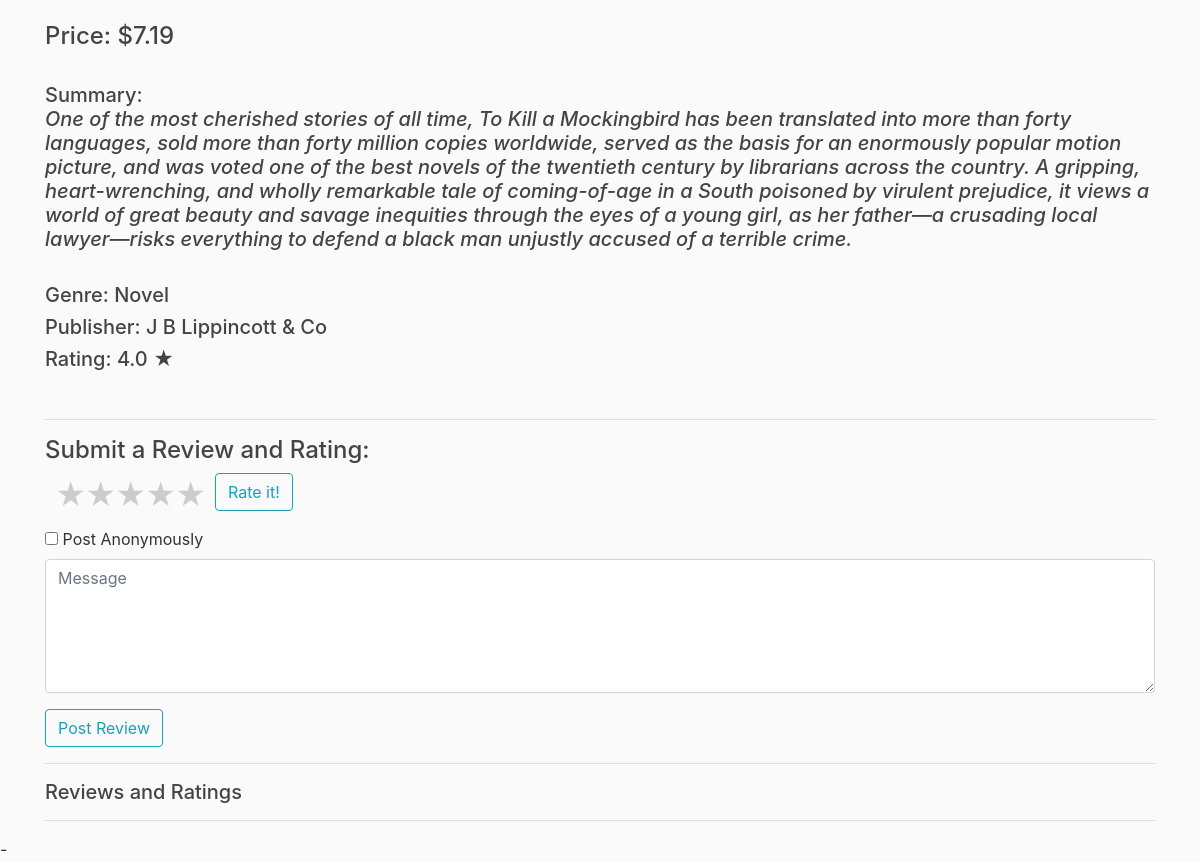
The app's page /book/4 (signed in, lower part), older data.
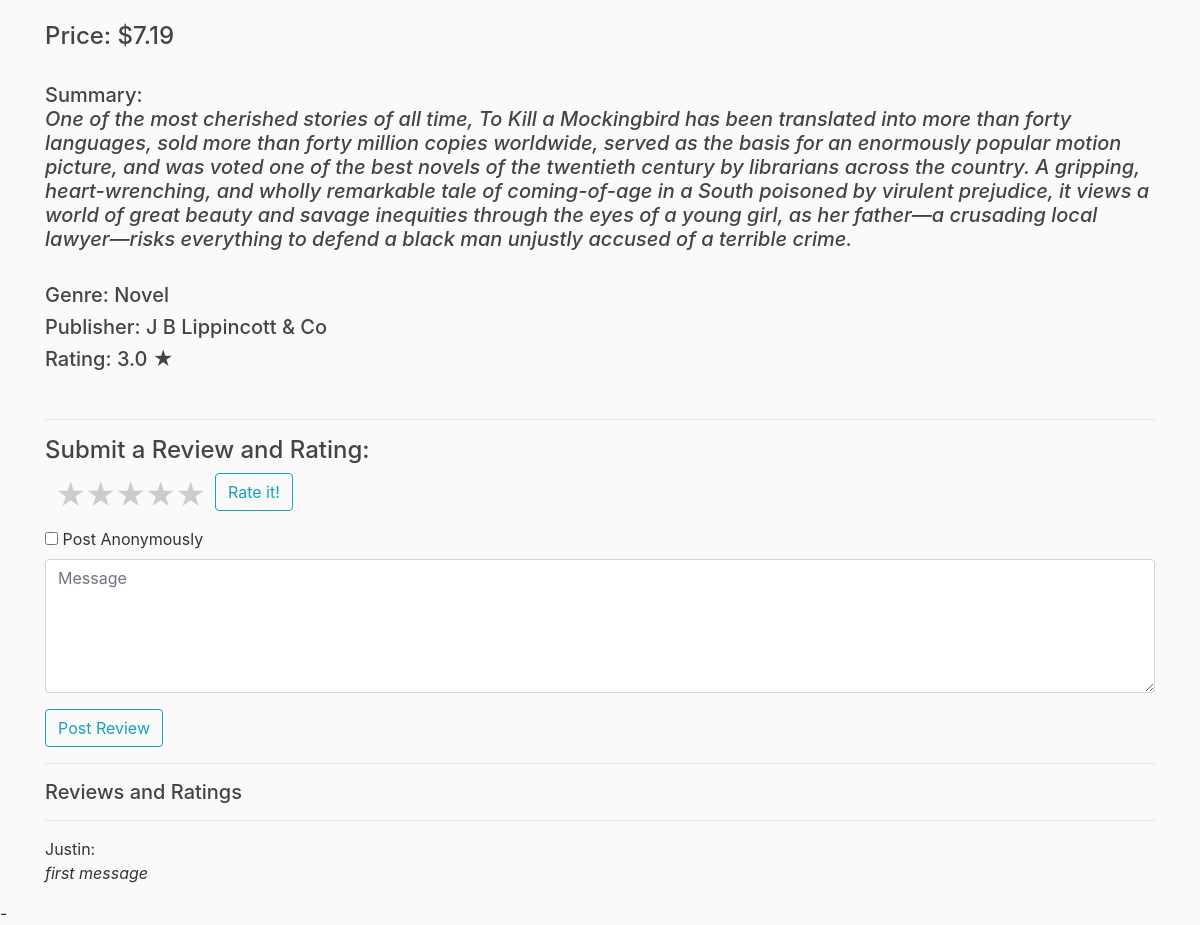
The same page, newer data.
### bookstore/models.py (models this page shows, shortened)
class Book(db.Model):
    id = db.Column(db.Integer, primary_key=True)
    title = db.Column(db.String(30), nullable=False)
    author = db.Column(db.String(30), nullable=False)
    genre = db.Column(db.String(30), nullable=False)
    book_rating = db.Column(db.Numeric(10,1))
    publisher = db.Column(db.String(30), nullable=False, default = 'N/A')
    summary = db.Column(db.String(), nullable=False, default = 'N/A')
    date_published = db.Column(db.String)
    price = db.Column(db.Numeric(8,2), nullable=False)
    image = db.Column(db.String(40), default='imagenotfound.jpg')
    numRatings = db.Column(db.Integer, default=0)
    sumRatings = db.Column(db.Integer, default=0)
    purchased = db.relationship('Purchases', backref='book')
    review = db.relationship('Reviews', backref='book')

class User(db.Model, UserMixin):
    id = db.Column(db.Integer, primary_key=True)
    username = db.Column(db.String(20), unique=True, nullable=False)
    email = db.Column(db.String(50), unique=True, nullable=False)
    password = db.Column(db.String(30), nullable=False)
    street = db.Column(db.String(60))
    city = db.Column(db.String(30))
    state = db.Column(db.String(2))
    zip = db.Column(db.String(5))
    addresses = db.relationship('ShippingAddress', backref='user')
    payments = db.relationship('PaymentMethod', backref='user')
    purchased = db.relationship('Purchases', backref='user')
    review = db.relationship('Reviews', backref='user')

class Reviews(db.Model):
    id = db.Column(db.Integer, primary_key=True)
    review = db.Column(db.String(500))
    user_id = db.Column(db.Integer, db.ForeignKey('user.id'))
    book_id = db.Column(db.Integer, db.ForeignKey('book.id'))

### bookstore/routes.py (the view, shortened to what this page needs)
@app.route('/book/<int:id>', methods=['GET', 'POST'])
def book(id):
    book = Book.query.get_or_404(id)
    path = url_for('static', filename='book_covers/')
    reviews = Reviews.query.filter_by(book_id=book.id)
    purchased = Purchases.query.filter_by(user_id=current_user.id).all()
    return render_template('book.html', title = book.title, book=book, path=path, reviews=reviews, User=User)

### bookstore/models.py (called while the page is built)
@login_manager.user_loader
def load_user(user_id):
    return User.query.get(int(user_id))

### bookstore/templates/book.html (shortened to what this page needs)
{% extends 'layout.html'%}
{% block content %}
<body>
</body>
<br><br>
<h4>Price: ${{book.price}}</h4>
<br>
<h5>Summary:<br><i>{{ book.summary }}</i></h5>
<br>
<h5>Genre: {{ book.genre }}</h5>
<h5>Publisher: {{ book.publisher }}</h5>
{%if book.book_rating == 1 %}
<h5>Rating: {{book.book_rating}} ★ </h5>
{% else %}
<h5>Rating: {{book.book_rating}} ★ </h5>
{% endif %}
<br>
<hr>
{% if current_user.is_authenticated %}
<div class="reviews-form">
    <h4>Submit a Review and Rating:</h4>
    <form method="POST">
    <div class="rate">
        <label for="star5" title="text">5 stars</label>
        <label for="star4" title="text">4 stars</label>
        <label for="star3" title="text">3 stars</label>
        <label for="star2" title="text">2 stars</label>
        <label for="star1" title="text">1 stars</label>
      </div>
      <button type="submit" class="btn btn-outline-info">Rate it! </button>
    </form>
    <form method="POST">
        <input type="checkbox" name="check">
        <label for="checkbox"> Post Anonymously </label><br>
        <div class="form-group">
            <textarea name="message" class="form-control mb-10" rows="5" name="message" placeholder="Message"
                onfocus="this.placeholder = ''" onblur="this.placeholder = 'Message'" required=""></textarea>
        </div>
        <button type="submit" class="btn btn-outline-info">Post Review</button>
    </form>
    <hr>
</div>
{% endif %}
<h5>Reviews and Ratings</h5>
<hr>
{% for review in reviews %}
    {% if review.user_id == -1 %}
         Anonymous:
    {% else %}
        {{ User.query.filter_by(id=review.user_id).first().username}}:
    {% endif %}
    <p><i>{{ review.review }} </i></p>
{% endfor %}
{% endblock content%}

Row changes from the older to the newer data that the page shows:
changed Book "Novel": book_rating "4.0" → "3.0"
added Reviews: review "first message"
now on this page (row unchanged): User: query.filter_by "Justin"
